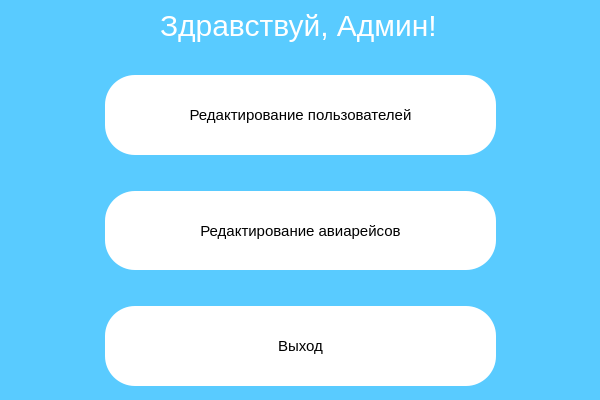
<?xml version="1.0" encoding="UTF-8"?>
<ui version="4.0">
 <class>adminFrame</class>
 <widget class="QDialog" name="adminFrame">
  <property name="geometry">
   <rect>
    <x>0</x>
    <y>0</y>
    <width>600</width>
    <height>400</height>
   </rect>
  </property>
  <property name="minimumSize">
   <size>
    <width>600</width>
    <height>400</height>
   </size>
  </property>
  <property name="windowTitle">
   <string>Кабинет администратора</string>
  </property>
  <property name="styleSheet">
   <string notr="true">background-color: rgb(89, 203, 255);</string>
  </property>
  <widget class="QWidget" name="verticalLayoutWidget">
   <property name="geometry">
    <rect>
     <x>90</x>
     <y>60</y>
     <width>421</width>
     <height>341</height>
    </rect>
   </property>
   <layout class="QVBoxLayout">
    <property name="sizeConstraint">
     <enum>QLayout::SetNoConstraint</enum>
    </property>
    <item>
     <widget class="QPushButton" name="pushButton">
      <property name="sizePolicy">
       <sizepolicy hsizetype="Minimum" vsizetype="Preferred">
        <horstretch>0</horstretch>
        <verstretch>0</verstretch>
       </sizepolicy>
      </property>
      <property name="styleSheet">
       <string notr="true">font-family: Verdana, &quot;Trebuchet MS&quot;, Geneva, sans-serif;
background-color: rgb(255, 255, 255);
border-radius: 30%;
font-size: 15px;
margin: 15px;

</string>
      </property>
      <property name="text">
       <string>Редактирование пользователей</string>
      </property>
     </widget>
    </item>
    <item>
     <widget class="QPushButton" name="pushButton_3">
      <property name="sizePolicy">
       <sizepolicy hsizetype="Minimum" vsizetype="Preferred">
        <horstretch>0</horstretch>
        <verstretch>0</verstretch>
       </sizepolicy>
      </property>
      <property name="styleSheet">
       <string notr="true">font-family: Verdana, &quot;Trebuchet MS&quot;, Geneva, sans-serif;
background-color: rgb(255, 255, 255);
border-radius: 30%;
font-size: 15px;
margin: 15px;</string>
      </property>
      <property name="text">
       <string>Редактирование авиарейсов</string>
      </property>
     </widget>
    </item>
    <item>
     <widget class="QPushButton" name="pushButton_2">
      <property name="sizePolicy">
       <sizepolicy hsizetype="Minimum" vsizetype="Preferred">
        <horstretch>0</horstretch>
        <verstretch>0</verstretch>
       </sizepolicy>
      </property>
      <property name="styleSheet">
       <string notr="true">font-family: Verdana, &quot;Trebuchet MS&quot;, Geneva, sans-serif;
background-color: rgb(255, 255, 255);
border-radius: 30%;
font-size: 15px;
margin: 15px;</string>
      </property>
      <property name="text">
       <string>Выход</string>
      </property>
     </widget>
    </item>
   </layout>
  </widget>
  <widget class="QLabel" name="label">
   <property name="geometry">
    <rect>
     <x>160</x>
     <y>0</y>
     <width>371</width>
     <height>51</height>
    </rect>
   </property>
   <property name="styleSheet">
    <string notr="true">font-family: Verdana, &quot;Trebuchet MS&quot;, Geneva, sans-serif;
font-size: 30px;
color: white;</string>
   </property>
   <property name="text">
    <string>Здравствуй, Админ!</string>
   </property>
  </widget>
  <widget class="QLabel" name="label_2">
   <property name="geometry">
    <rect>
     <x>10</x>
     <y>10</y>
     <width>71</width>
     <height>51</height>
    </rect>
   </property>
   <property name="text">
    <string/>
   </property>
   <property name="pixmap">
    <pixmap>../../Desktop/СамолетSS.png</pixmap>
   </property>
  </widget>
 </widget>
 <resources/>
 <connections>
  <connection>
   <sender>pushButton_2</sender>
   <signal>clicked()</signal>
   <receiver>adminFrame</receiver>
   <slot>close()</slot>
   <hints>
    <hint type="sourcelabel">
     <x>167</x>
     <y>326</y>
    </hint>
    <hint type="destinationlabel">
     <x>63</x>
     <y>315</y>
    </hint>
   </hints>
  </connection>
 </connections>
</ui>
